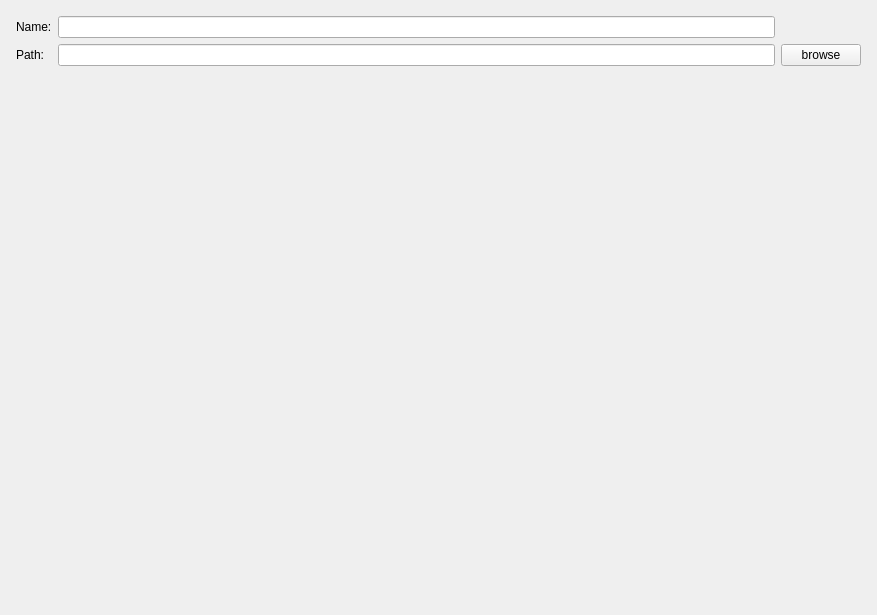
<?xml version="1.0" encoding="UTF-8"?>
<ui version="4.0">
 <class>ProSetPage</class>
 <widget class="QWizardPage" name="ProSetPage">
  <property name="geometry">
   <rect>
    <x>0</x>
    <y>0</y>
    <width>877</width>
    <height>615</height>
   </rect>
  </property>
  <property name="windowTitle">
   <string>WizardPage</string>
  </property>
  <layout class="QGridLayout" name="gridLayout_3">
   <item row="0" column="0">
    <layout class="QGridLayout" name="gridLayout_2">
     <property name="leftMargin">
      <number>5</number>
     </property>
     <property name="topMargin">
      <number>5</number>
     </property>
     <property name="rightMargin">
      <number>5</number>
     </property>
     <property name="bottomMargin">
      <number>5</number>
     </property>
     <item row="3" column="2">
      <widget class="QLineEdit" name="lineEdit_2"/>
     </item>
     <item row="2" column="2">
      <widget class="QLineEdit" name="lineEdit"/>
     </item>
     <item row="2" column="0">
      <widget class="QLabel" name="label">
       <property name="text">
        <string>Name:</string>
       </property>
      </widget>
     </item>
     <item row="3" column="3">
      <widget class="QPushButton" name="pushButton">
       <property name="text">
        <string>browse</string>
       </property>
      </widget>
     </item>
     <item row="3" column="0">
      <widget class="QLabel" name="label_2">
       <property name="text">
        <string>Path:</string>
       </property>
      </widget>
     </item>
     <item row="4" column="2">
      <widget class="QLabel" name="tips">
       <property name="text">
        <string/>
       </property>
      </widget>
     </item>
    </layout>
   </item>
  </layout>
 </widget>
 <resources/>
 <connections/>
</ui>
